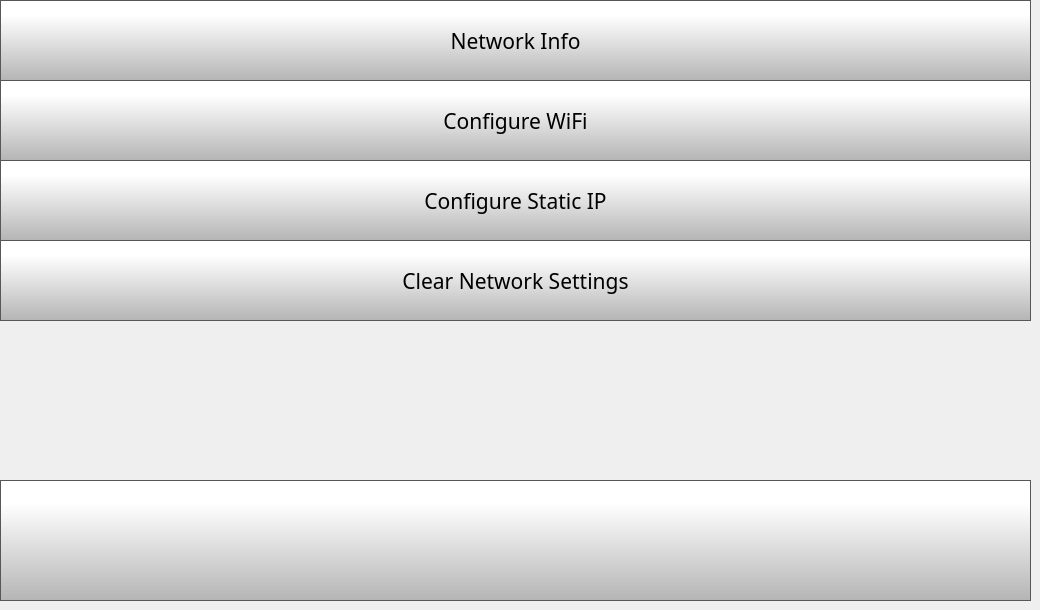
   <widget class="QWidget" name="networkSettingsPage">
    <widget class="QPushButton" name="networkInfoButton">
     <property name="geometry">
      <rect>
       <x>0</x>
       <y>0</y>
       <width>1031</width>
       <height>81</height>
      </rect>
     </property>
     <property name="minimumSize">
      <size>
       <width>0</width>
       <height>70</height>
      </size>
     </property>
     <property name="font">
      <font>
       <family>Gotham</family>
       <pointsize>16</pointsize>
      </font>
     </property>
     <property name="styleSheet">
      <string notr="true">QPushButton {
     border: 1px solid rgb(87, 87, 87);
	background-color: qlineargradient(spread:pad, x1:0, y1:1, x2:0, y2:0.188, stop:0 rgba(180, 180, 180, 255), stop:1 rgba(255, 255, 255, 255));


}

QPushButton:pressed {
    background-color: qlineargradient(x1: 0, y1: 0, x2: 0, y2: 1,
                                      stop: 0 #dadbde, stop: 1 #f6f7fa);
}

QPushButton:flat {
    border: none; /* no border for a flat push button */
}

QPushButton:default {
    border-color: navy; /* make the default button prominent */
}

QPushButton:focus {
	outline: none;
}</string>
     </property>
     <property name="text">
      <string>Network Info</string>
     </property>
     <property name="iconSize">
      <size>
       <width>40</width>
       <height>40</height>
      </size>
     </property>
    </widget>
    <widget class="QPushButton" name="configureStaticIPButton">
     <property name="geometry">
      <rect>
       <x>0</x>
       <y>160</y>
       <width>1031</width>
       <height>81</height>
      </rect>
     </property>
     <property name="minimumSize">
      <size>
       <width>0</width>
       <height>70</height>
      </size>
     </property>
     <property name="font">
      <font>
       <family>Gotham</family>
       <pointsize>16</pointsize>
      </font>
     </property>
     <property name="styleSheet">
      <string notr="true">QPushButton {
     border: 1px solid rgb(87, 87, 87);
	background-color: qlineargradient(spread:pad, x1:0, y1:1, x2:0, y2:0.188, stop:0 rgba(180, 180, 180, 255), stop:1 rgba(255, 255, 255, 255));


}

QPushButton:pressed {
    background-color: qlineargradient(x1: 0, y1: 0, x2: 0, y2: 1,
                                      stop: 0 #dadbde, stop: 1 #f6f7fa);
}

QPushButton:flat {
    border: none; /* no border for a flat push button */
}

QPushButton:default {
    border-color: navy; /* make the default button prominent */
}

QPushButton:focus {
	outline: none;
}</string>
     </property>
     <property name="text">
      <string>Configure Static IP</string>
     </property>
     <property name="iconSize">
      <size>
       <width>40</width>
       <height>40</height>
      </size>
     </property>
    </widget>
    <widget class="QPushButton" name="networkSettingsBackButton">
     <property name="geometry">
      <rect>
       <x>0</x>
       <y>480</y>
       <width>1031</width>
       <height>121</height>
      </rect>
     </property>
     <property name="minimumSize">
      <size>
       <width>0</width>
       <height>0</height>
      </size>
     </property>
     <property name="font">
      <font>
       <family>Gotham</family>
       <pointsize>16</pointsize>
      </font>
     </property>
     <property name="styleSheet">
      <string notr="true">QPushButton {
     border: 1px solid rgb(87, 87, 87);
	background-color: qlineargradient(spread:pad, x1:0, y1:1, x2:0, y2:0.188, stop:0 rgba(180, 180, 180, 255), stop:1 rgba(255, 255, 255, 255));


}

QPushButton:pressed {
    background-color: qlineargradient(x1: 0, y1: 0, x2: 0, y2: 1,
                                      stop: 0 #dadbde, stop: 1 #f6f7fa);
}

QPushButton:flat {
    border: none; /* no border for a flat push button */
}

QPushButton:default {
    border-color: navy; /* make the default button prominent */
}</string>
     </property>
     <property name="text">
      <string/>
     </property>
     <property name="icon">
      <iconset resource="../../resources/resource.qrc">
       <normaloff>:/Navigation/img/Navigation/arrows-4.png</normaloff>:/Navigation/img/Navigation/arrows-4.png</iconset>
     </property>
     <property name="iconSize">
      <size>
       <width>50</width>
       <height>50</height>
      </size>
     </property>
     <property name="checkable">
      <bool>false</bool>
     </property>
     <property name="autoDefault">
      <bool>false</bool>
     </property>
     <property name="default">
      <bool>false</bool>
     </property>
     <property name="flat">
      <bool>false</bool>
     </property>
    </widget>
    <widget class="QPushButton" name="configureWifiButton">
     <property name="geometry">
      <rect>
       <x>0</x>
       <y>80</y>
       <width>1031</width>
       <height>81</height>
      </rect>
     </property>
     <property name="minimumSize">
      <size>
       <width>0</width>
       <height>70</height>
      </size>
     </property>
     <property name="font">
      <font>
       <family>Gotham</family>
       <pointsize>16</pointsize>
      </font>
     </property>
     <property name="styleSheet">
      <string notr="true">QPushButton {
     border: 1px solid rgb(87, 87, 87);
	background-color: qlineargradient(spread:pad, x1:0, y1:1, x2:0, y2:0.188, stop:0 rgba(180, 180, 180, 255), stop:1 rgba(255, 255, 255, 255));


}

QPushButton:pressed {
    background-color: qlineargradient(x1: 0, y1: 0, x2: 0, y2: 1,
                                      stop: 0 #dadbde, stop: 1 #f6f7fa);
}

QPushButton:flat {
    border: none; /* no border for a flat push button */
}

QPushButton:default {
    border-color: navy; /* make the default button prominent */
}

QPushButton:focus {
	outline: none;
}</string>
     </property>
     <property name="text">
      <string>Configure WiFi</string>
     </property>
     <property name="iconSize">
      <size>
       <width>40</width>
       <height>40</height>
      </size>
     </property>
    </widget>
    <widget class="QPushButton" name="clearNetworkSettingsButton">
     <property name="geometry">
      <rect>
       <x>0</x>
       <y>240</y>
       <width>1031</width>
       <height>81</height>
      </rect>
     </property>
     <property name="minimumSize">
      <size>
       <width>0</width>
       <height>70</height>
      </size>
     </property>
     <property name="font">
      <font>
       <family>Gotham</family>
       <pointsize>16</pointsize>
      </font>
     </property>
     <property name="styleSheet">
      <string notr="true">QPushButton {
     border: 1px solid rgb(87, 87, 87);
	background-color: qlineargradient(spread:pad, x1:0, y1:1, x2:0, y2:0.188, stop:0 rgba(180, 180, 180, 255), stop:1 rgba(255, 255, 255, 255));


}

QPushButton:pressed {
    background-color: qlineargradient(x1: 0, y1: 0, x2: 0, y2: 1,
                                      stop: 0 #dadbde, stop: 1 #f6f7fa);
}

QPushButton:flat {
    border: none; /* no border for a flat push button */
}

QPushButton:default {
    border-color: navy; /* make the default button prominent */
}

QPushButton:focus {
	outline: none;
}</string>
     </property>
     <property name="text">
      <string>Clear Network Settings</string>
     </property>
     <property name="iconSize">
      <size>
       <width>40</width>
       <height>40</height>
      </size>
     </property>
    </widget>
   </widget>
